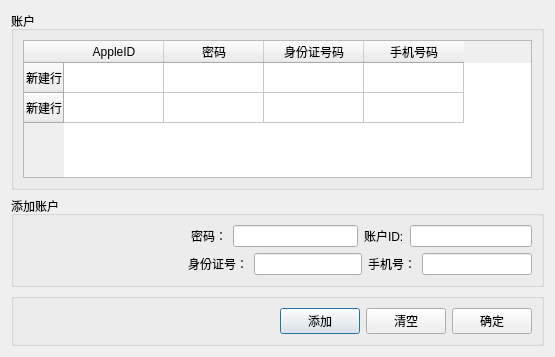
<?xml version="1.0" encoding="UTF-8"?>
<ui version="4.0">
 <class>AccountDLG</class>
 <widget class="QDialog" name="AccountDLG">
  <property name="geometry">
   <rect>
    <x>0</x>
    <y>0</y>
    <width>555</width>
    <height>357</height>
   </rect>
  </property>
  <property name="windowTitle">
   <string>账户管理</string>
  </property>
  <layout class="QVBoxLayout" name="verticalLayout_5">
   <item>
    <layout class="QVBoxLayout" name="verticalLayout_4">
     <item>
      <layout class="QVBoxLayout" name="verticalLayout_3">
       <item>
        <widget class="QGroupBox" name="groupBox">
         <property name="title">
          <string>账户</string>
         </property>
         <layout class="QVBoxLayout" name="verticalLayout_2">
          <item>
           <widget class="QTableWidget" name="tWAccounts">
            <row>
             <property name="text">
              <string>新建行</string>
             </property>
            </row>
            <row>
             <property name="text">
              <string>新建行</string>
             </property>
            </row>
            <column>
             <property name="text">
              <string>AppleID</string>
             </property>
            </column>
            <column>
             <property name="text">
              <string>密码</string>
             </property>
            </column>
            <column>
             <property name="text">
              <string>身份证号码</string>
             </property>
            </column>
            <column>
             <property name="text">
              <string>手机号码</string>
             </property>
            </column>
           </widget>
          </item>
         </layout>
        </widget>
       </item>
      </layout>
     </item>
     <item>
      <widget class="QGroupBox" name="gBTaskinfo">
       <property name="title">
        <string>添加账户</string>
       </property>
       <layout class="QVBoxLayout" name="verticalLayout">
        <item>
         <layout class="QHBoxLayout" name="horizontalLayout_3">
          <item>
           <spacer name="horizontalSpacer_6">
            <property name="orientation">
             <enum>Qt::Horizontal</enum>
            </property>
            <property name="sizeHint" stdset="0">
             <size>
              <width>40</width>
              <height>20</height>
             </size>
            </property>
           </spacer>
          </item>
          <item>
           <layout class="QHBoxLayout" name="horizontalLayout_2">
            <item>
             <widget class="QLabel" name="label_2">
              <property name="text">
               <string>密码：</string>
              </property>
             </widget>
            </item>
            <item>
             <widget class="QLineEdit" name="lEPasswd">
              <property name="echoMode">
               <enum>QLineEdit::Password</enum>
              </property>
             </widget>
            </item>
           </layout>
          </item>
          <item>
           <layout class="QHBoxLayout" name="horizontalLayout">
            <item>
             <widget class="QLabel" name="label">
              <property name="text">
               <string>账户ID:</string>
              </property>
             </widget>
            </item>
            <item>
             <widget class="QLineEdit" name="lEAccount"/>
            </item>
           </layout>
          </item>
         </layout>
        </item>
        <item>
         <layout class="QHBoxLayout" name="horizontalLayout_6">
          <item>
           <spacer name="horizontalSpacer_7">
            <property name="orientation">
             <enum>Qt::Horizontal</enum>
            </property>
            <property name="sizeHint" stdset="0">
             <size>
              <width>40</width>
              <height>20</height>
             </size>
            </property>
           </spacer>
          </item>
          <item>
           <layout class="QHBoxLayout" name="horizontalLayout_4">
            <item>
             <widget class="QLabel" name="label_3">
              <property name="text">
               <string>身份证号：</string>
              </property>
             </widget>
            </item>
            <item>
             <widget class="QLineEdit" name="lEGovId"/>
            </item>
           </layout>
          </item>
          <item>
           <layout class="QHBoxLayout" name="horizontalLayout_5">
            <item>
             <widget class="QLabel" name="label_4">
              <property name="text">
               <string>手机号：</string>
              </property>
             </widget>
            </item>
            <item>
             <widget class="QLineEdit" name="lEPhoneNumber"/>
            </item>
           </layout>
          </item>
         </layout>
        </item>
       </layout>
      </widget>
     </item>
     <item>
      <widget class="QGroupBox" name="groupBox_2">
       <property name="title">
        <string/>
       </property>
       <layout class="QHBoxLayout" name="horizontalLayout_8">
        <item>
         <layout class="QHBoxLayout" name="horizontalLayout_7">
          <item>
           <spacer name="horizontalSpacer">
            <property name="orientation">
             <enum>Qt::Horizontal</enum>
            </property>
            <property name="sizeHint" stdset="0">
             <size>
              <width>40</width>
              <height>20</height>
             </size>
            </property>
           </spacer>
          </item>
          <item>
           <widget class="QPushButton" name="pushButton">
            <property name="text">
             <string>添加</string>
            </property>
           </widget>
          </item>
          <item>
           <widget class="QPushButton" name="pushButton_2">
            <property name="text">
             <string>清空</string>
            </property>
           </widget>
          </item>
          <item>
           <widget class="QPushButton" name="pushButton_3">
            <property name="text">
             <string>确定</string>
            </property>
           </widget>
          </item>
         </layout>
        </item>
       </layout>
      </widget>
     </item>
    </layout>
   </item>
  </layout>
 </widget>
 <resources/>
 <connections/>
</ui>
